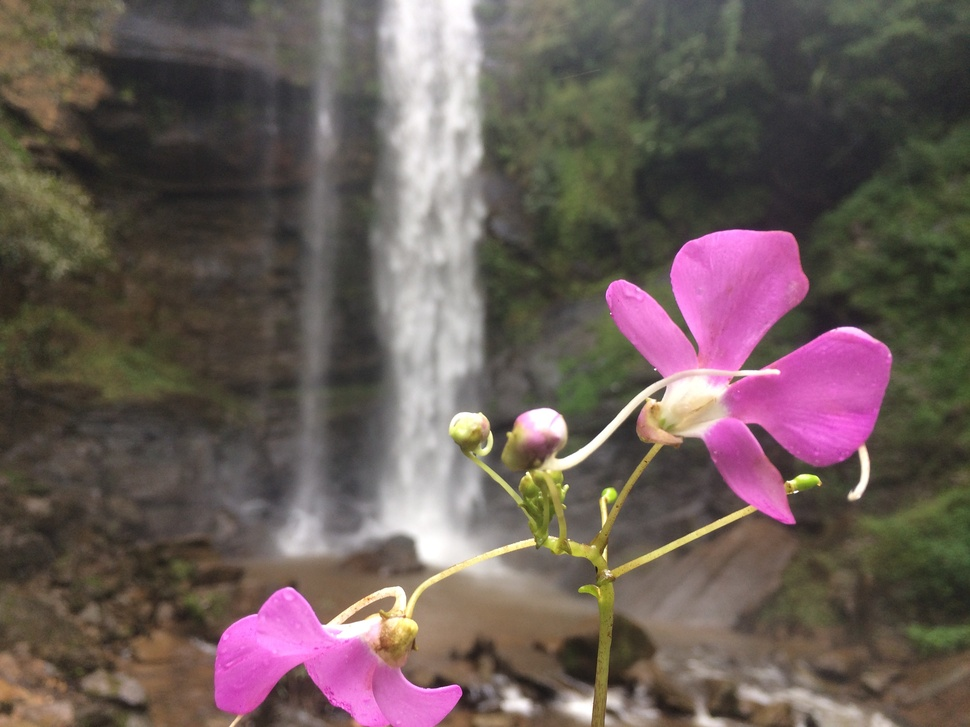
#> input picture DIP Assignment 2/anadka.jpg, 970 x 727 px, shrunk from 3264 x 2448 before the run
$ python q1.py
#> lines starting #> are read from the running program, lines starting #| are printed output that depends on the picture
from itertools import chain

import cv2
import numpy as np
import matplotlib.pyplot as plt


def histogramify(mat,img_name,title):

	dic=dict()
	N,M=mat.shape

	for i in range(N):
		for j in range(M):
			if mat[i][j] in dic:
				dic[mat[i][j]]+=1
			else:
				dic[mat[i][j]]=1

	fig=plt.figure()
	fig.suptitle(title)
	plt.bar(range(len(dic)), dic.values(), align='center')
	plt.savefig(img_name)
	#plt.show()
	plt.clf()


def histogramify2(mat,img_name,title):

	dic=dict()
	N,M=mat.shape
	for i in range(N):
		for j in range(M):
			if mat[i][j] in dic:
				dic[mat[i][j]]+=1
			else:
				dic[mat[i][j]]=1

	dic = list(chain.from_iterable([k]*v for k, v in dic.items()))
	bins=np.arange(0,1.01,0.01)
	fig=plt.figure()
	fig.suptitle(title)
	plt.hist(dic,bins=bins)
	plt.savefig(img_name)
	#plt.show()
	plt.clf()


if __name__=='__main__':

	img=cv2.imread('anadka.jpg')
#> img is the input picture: shape (727, 970, 3); mean B, G, R 88.8, 92.4, 106.9
	b,g,r=cv2.split(img)
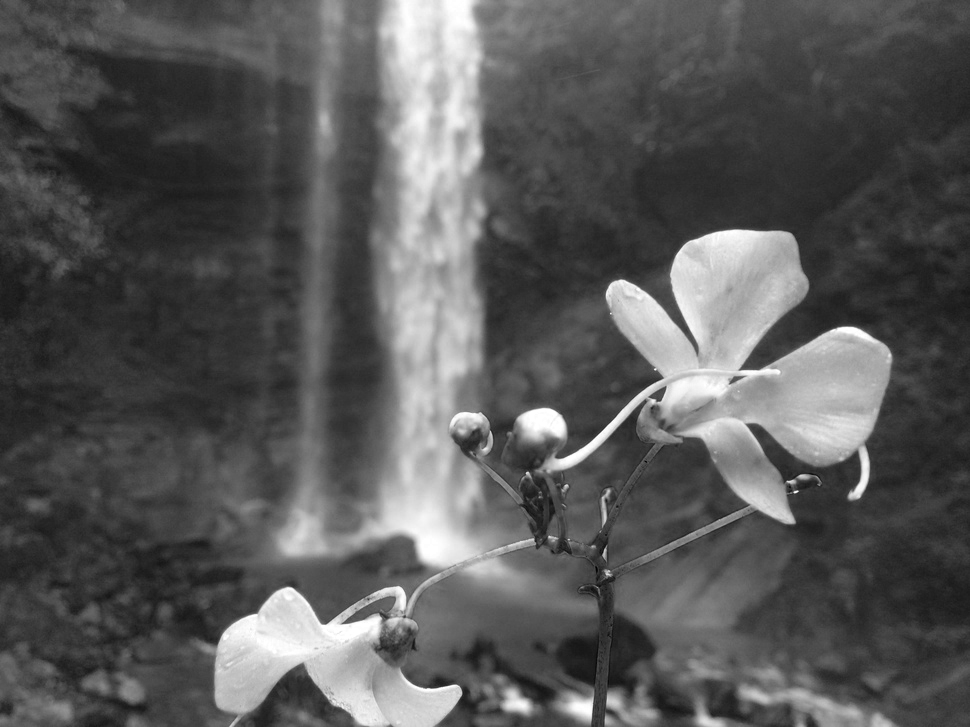
#> b: shape (727, 970); min 0, max 255, mean 88.8
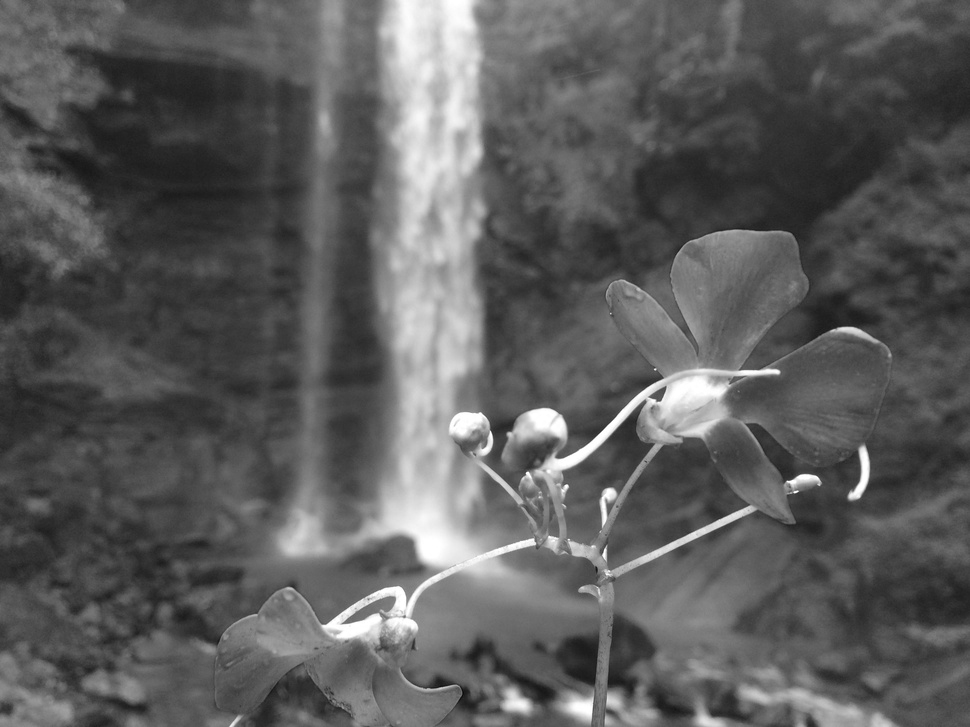
#> g: shape (727, 970); min 10, max 255, mean 92.4
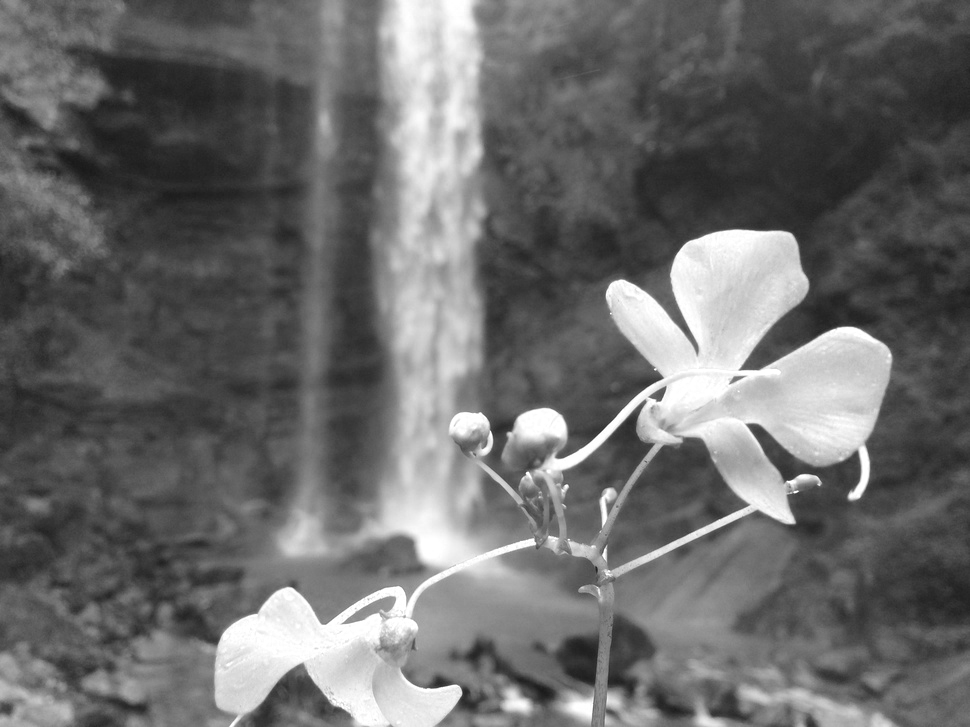
#> r: shape (727, 970); min 25, max 255, mean 106.9
	N,M=b.shape
#> N = 727; M = 970

	H=np.zeros([N,M])
	S=np.zeros([N,M])
	I=np.zeros([N,M])

	for i in range(N):
		for j in range(M):

			R=float(r[i][j])
			B=float(b[i][j])
			G=float(g[i][j])

			I[i][j]=int((R+G+B)/3)

			S[i][j]=1-(3/(R+G+B)*min(R,G,B))

			if R==G==B:
				H[i][j]=0
			else:
				theta=np.arccos(0.5*((R-G)+(R-B))/(((R-G)**2+(R-B)*(G-B))**0.5))
				if B<=G:
					H[i][j]=theta
				elif B>G:
					H[i][j]=2*np.pi-theta
				H[i][j]=int(H[i][j]*360/(2*np.pi))
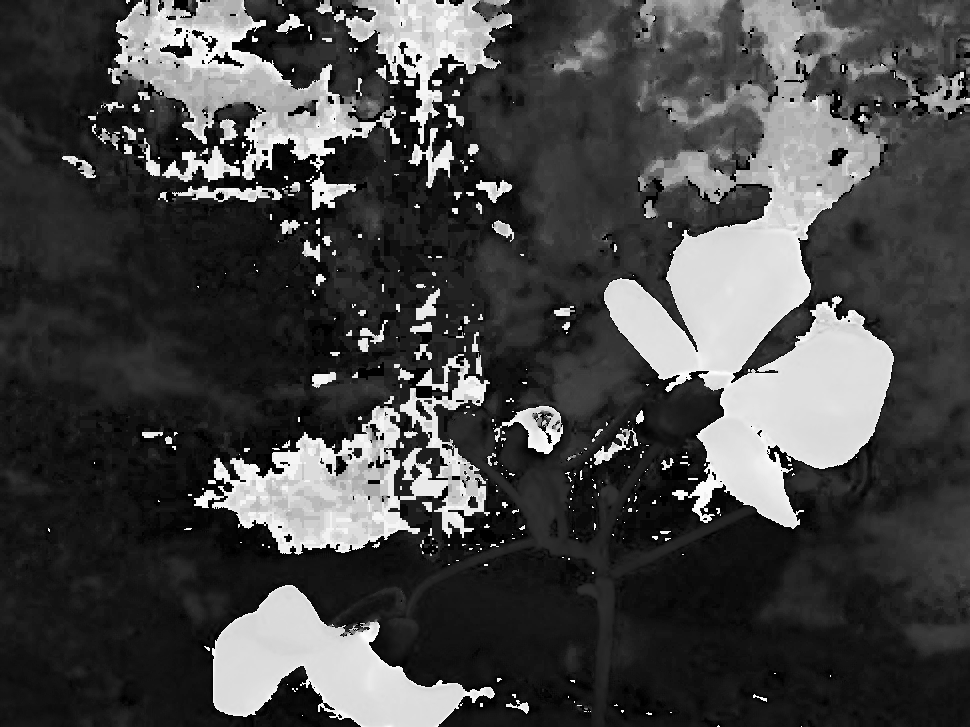
#> H: shape (727, 970) float64; min 0, max 359, mean 99.8; drawn with min black and max white
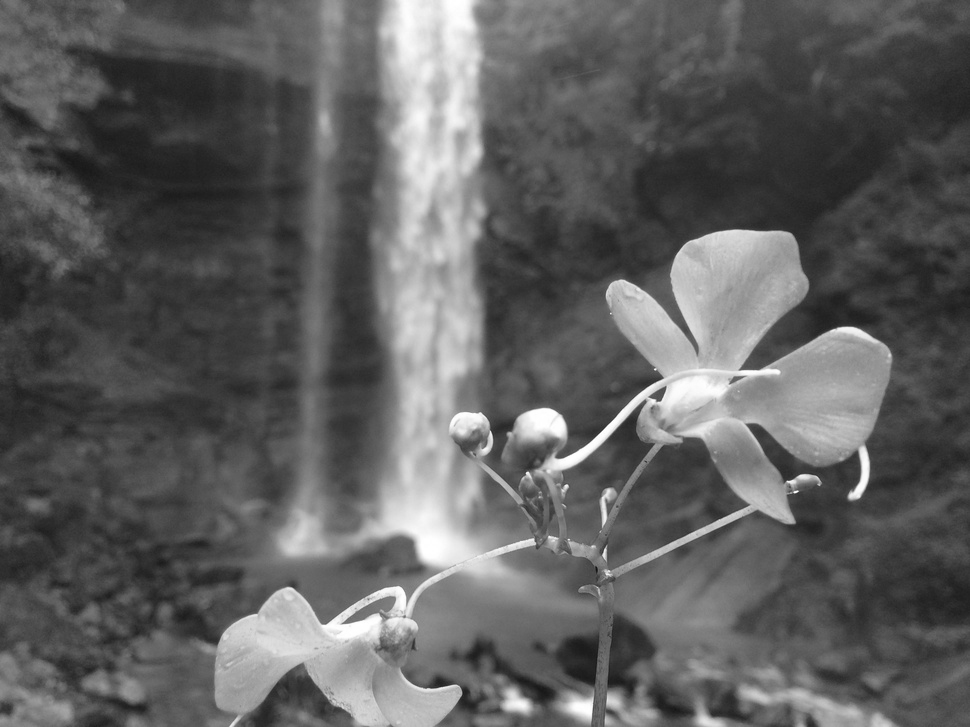
#> I: shape (727, 970) float64; min 16, max 255, mean 95.7
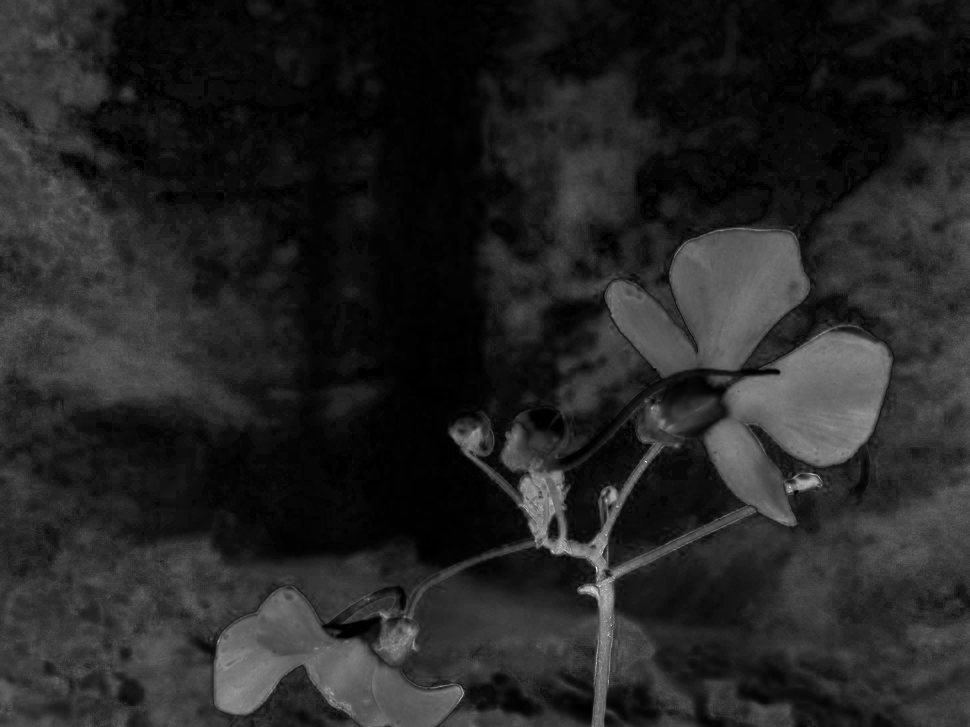
#> S: shape (727, 970) float64; min 0, max 1, mean 0.146

	histogramify(H,'q1_output_hue.png','Q1. Hue Histogram')
	histogramify2(S,'q1_output_saturation.png','Q1. Saturation Histogram')
	histogramify(I,'q1_output_intensity.png','Q1. Intensity Histogram')
#> call 2 of histogramify, with img_name = 'q1_output_intensity.png', title = 'Q1. Intensity Histogram'
#> in histogramify (call 2), `plt.savefig(img_name)`:
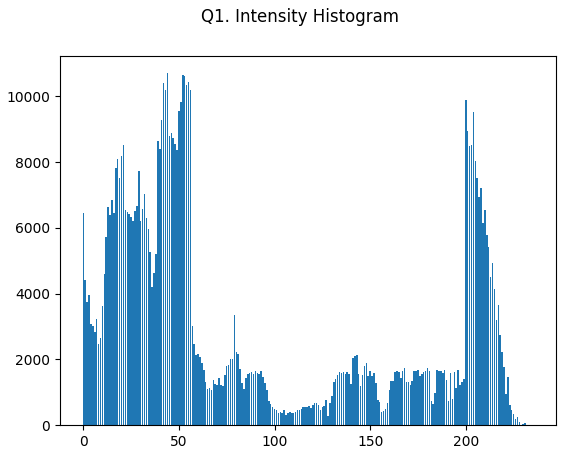
#> figure drawn by matplotlib, 1 panel; tallest bar 10702 high, from x = 43.6 to 44.4
